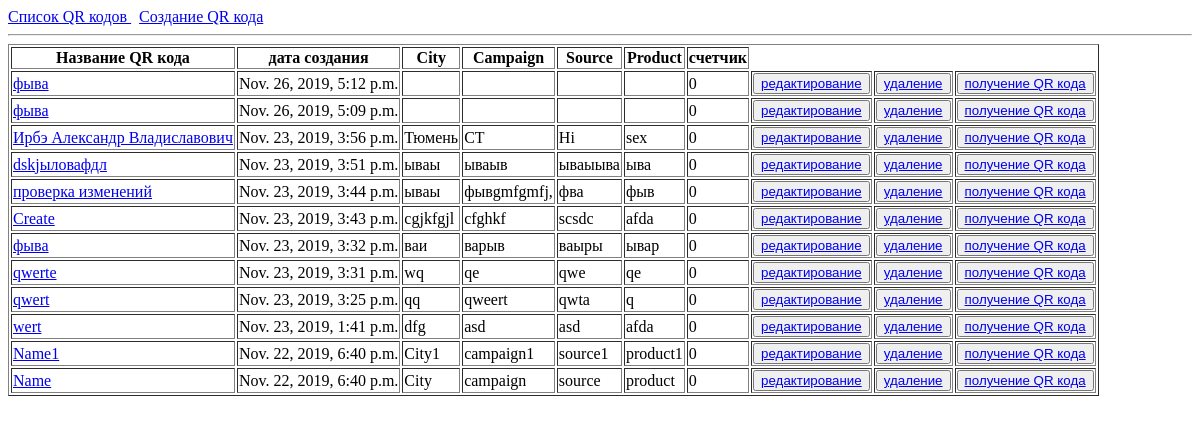
Before: /qr/ with the older database file.
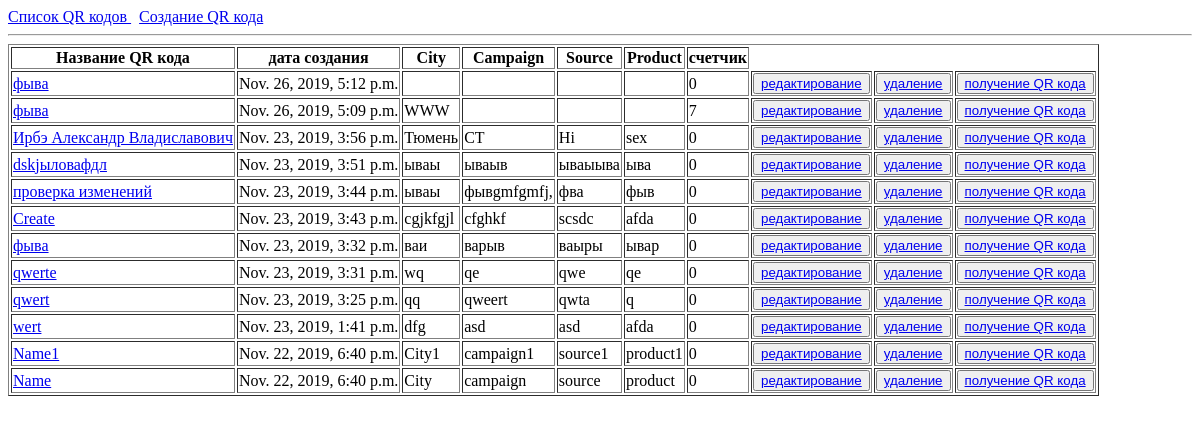
After: the same page with the newer database file.
### qr_code/apps/qr_list/models.py (models this page shows, shortened)
class List(models.Model):
	qr_date = models.DateTimeField('дата создания', auto_now_add=True, db_index=True)
	qr_name = models.CharField('Название QR кода', max_length=100, null=False, blank=True, db_index=True)
	qr_city = models.CharField('City', max_length=100, null=False, blank=True, )
	qr_campaign = models.CharField('Campaign', max_length=100, null=False, blank=True, )
	qr_source = models.CharField('Source', max_length=100, null=False, blank=True, )
	qr_product = models.CharField('Product', max_length=100, null=False, blank=True, )
	qr_quantity = models.IntegerField('счетчик', default=0, null=False, blank=True)
	slug = models.SlugField('слаг', unique=True, blank=True)
	class Meta:
		ordering = ('-qr_date',)
	def get_absolute_url(self):
		return reverse('qr_detail_url', kwargs={'slug':self.slug})
	def get_update_url(self):
		return reverse('qr_update_url', kwargs={'slug':self.slug})
	def get_delete_url(self):
		return reverse('qr_delete_url', kwargs={'slug':self.slug})
	def get_detail_url(self):
		return reverse('qr_detail_url', kwargs={'slug':self.slug})

### qr_code/apps/qr_list/views.py (the view)
# urls.py: path('', views.base_page, name='base_page'),
def base_page(request):
	latest_list = List.objects.all()
	return render(request, 'qr_list/qr_list.html', {'latest_list':latest_list})

### qr_code/templates/qr_list/qr_list.html (shortened to what this page needs)
{% extends 'qr_list/base.html' %}
{% block content %}
{% if latest_list %}
<table border="1">
<tr>
<th>Название QR кода</th>
<th>дата создания</th>
<th>City</th>
<th>Campaign</th>
<th>Source</th>
<th>Product</th>
<th>счетчик</th>
</tr>
	{% for a  in latest_list %}
	<tr >
		<td ><a href="{{a.get_absolute_url}}">{{a.qr_name}}</a></td>
		<td><a>{{a.qr_date}}</a></td>
		<td><a>{{a.qr_city}}</a></td>
		<td><a>{{a.qr_campaign}}</a></td>
		<td><a>{{a.qr_source}}</a></td>
		<td><a>{{a.qr_product}}</a></td>
		<td><a>{{a.qr_quantity}}</a></td>
		<td><button><a href="{{a.get_update_url}}">редактирование</a></button></td>
		<td><button><a href="{{a.get_delete_url}}">удаление</a></button></td>
		<td><button><a href="{{a.get_detail_url}}">получение QR кода</a></button></td>
	</tr>
	{% endfor %}
 </table>
{% else %}
Кодов еще нет. Их нужно создать.
{% endif %}
{% endblock %}

Changed rows visible on the page:
changed List: qr_city (not shown) → "WWW"; qr_quantity "0" → "7"
